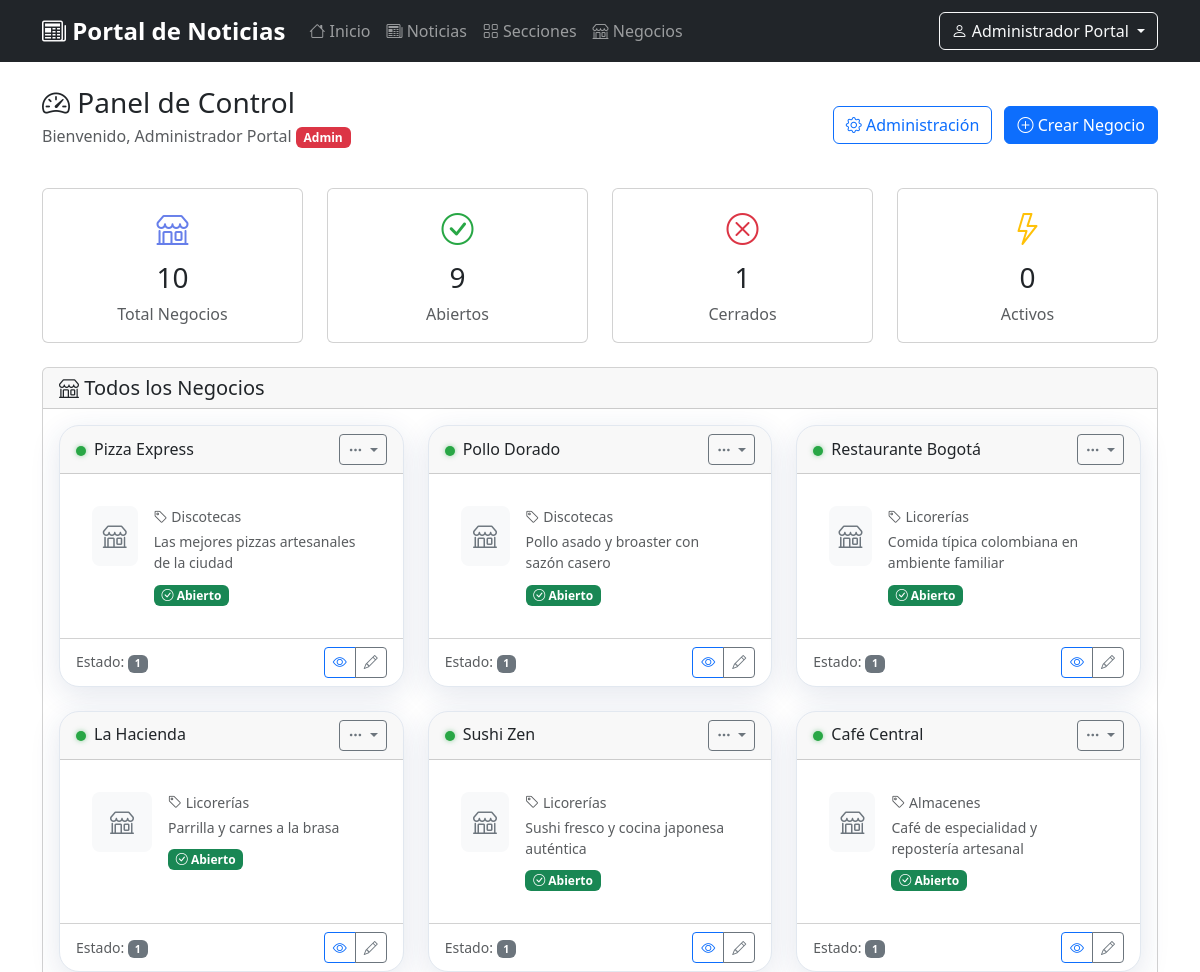
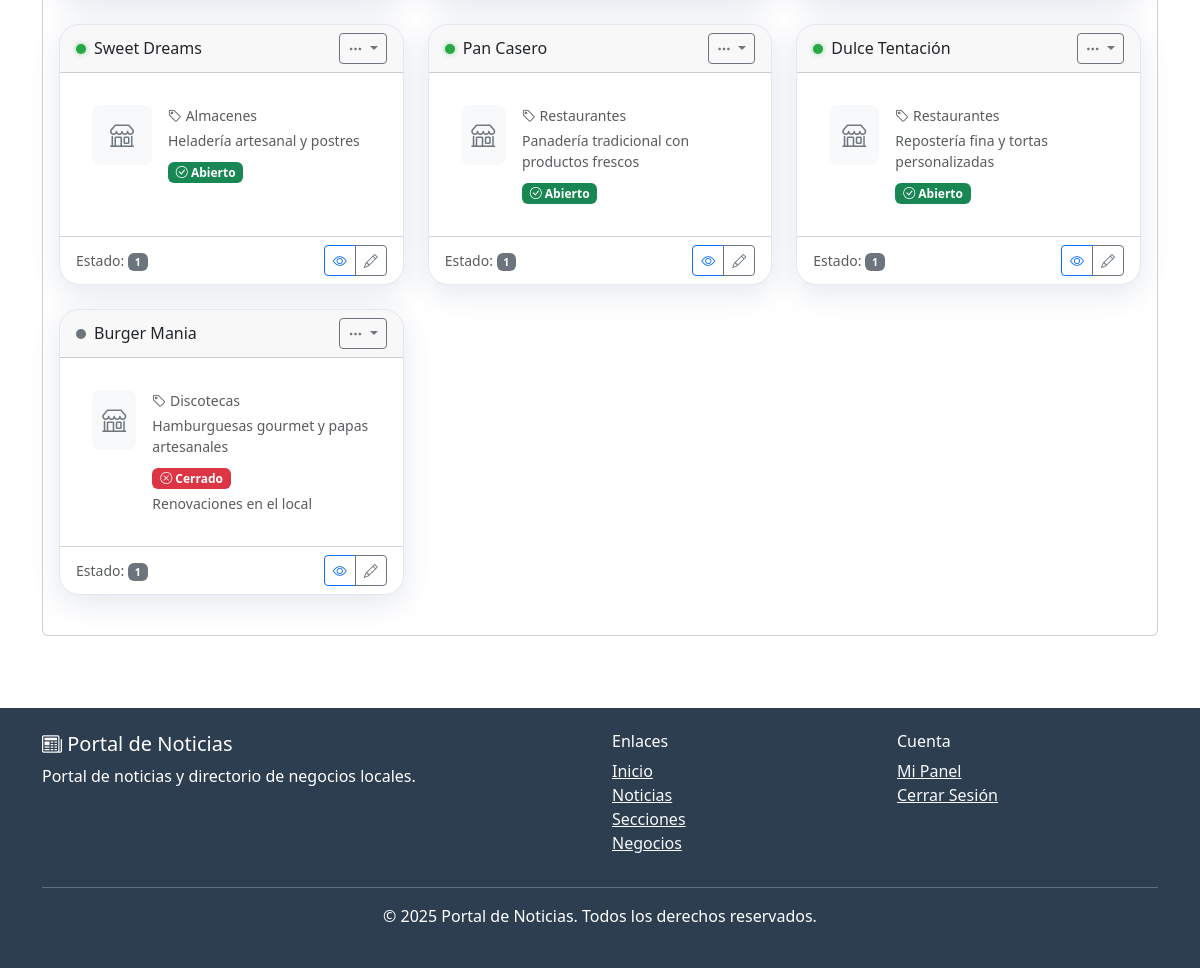
Page /clone/portal_noticias/dashboard (signed in) on the committed database (2 pictures, top to bottom).
### tables this page shows
CREATE TABLE `businesses` (
  `id` int(10) UNSIGNED NOT NULL,
  `section_id` int(10) UNSIGNED NOT NULL,
  `name` varchar(200) NOT NULL,
  `slug` varchar(230) NOT NULL,
  `short_description` varchar(255) DEFAULT NULL,
  `description` text DEFAULT NULL,
  `advertisement_text` text DEFAULT NULL,
  `mission` text DEFAULT NULL,
  `vision` text DEFAULT NULL,
  `logo_path` varchar(255) DEFAULT NULL,
  `website` varchar(255) DEFAULT NULL,
  `phone` varchar(60) DEFAULT NULL,
  `address` varchar(255) DEFAULT NULL,
  `is_published` tinyint(1) NOT NULL DEFAULT 1,
  `status` tinyint(1) NOT NULL DEFAULT 1 COMMENT '1=Activo, 2=Inactivo',
  `created_by` int(10) UNSIGNED DEFAULT NULL,
  `created_at` timestamp NOT NULL DEFAULT current_timestamp(),
  `updated_at` timestamp NULL DEFAULT NULL ON UPDATE current_timestamp(),
  `is_open` tinyint(1) NOT NULL DEFAULT 1 COMMENT 'Si el negocio está abierto (1) o cerrado (0)',
  `closed_reason` varchar(255) DEFAULT NULL COMMENT 'Razón por la cual está cerrado si is_open = 0',
  `business_hours` longtext DEFAULT NULL COMMENT 'Horarios de atención del negocio en formato JSON' CHECK (json_valid(`business_hours`))
);

CREATE TABLE `sections` (
  `id` int(10) UNSIGNED NOT NULL,
  `slug` varchar(120) NOT NULL,
  `title` varchar(150) NOT NULL,
  `description` text DEFAULT NULL,
  `sort_order` int(11) NOT NULL DEFAULT 0,
  `created_at` timestamp NOT NULL DEFAULT current_timestamp()
);

### config/config.php (called while the page is built, shortened)
<?php
function getCurrentUser() {
    return $_SESSION['user'] ?? null;
}
function isEditor() {
    $user = getCurrentUser();
    return $user && in_array($user['role'], ['admin', 'editor']);
}
?>

### config/MeekroDB.php (called while the page is built, shortened)
<?php
class MeekroDB {
    public static $host = 'localhost';
    public static $port = 3306;
    public static $dbName = '';
    public static $user = '';
    public static $password = '';
    public static $encoding = 'utf8mb4';
    protected static $instance;
    protected static $mysqliInstance;
    public static function get() {
        if (!self::$instance) {
            self::$instance = new self();
        }
        return self::$instance;
    }
    public function __construct() {
        if (!self::$mysqliInstance) {
            self::$mysqliInstance = new mysqli(
                self::$host,
                self::$user,
                self::$password,
                self::$dbName,
                self::$port
            );
            self::$mysqliInstance->set_charset(self::$encoding);
        }
    }
    public static function query($query, ...$params) {
        $stmt = self::$mysqliInstance->prepare($query);
        $stmt->execute();
        return $stmt;
    }
    public static function queryFirstRow($query, ...$params) {
        $stmt = self::query($query, ...$params);
        $result = $stmt->get_result();
        if ($result) {
            return $result->fetch_assoc();
        }
        return null;
    }
    public static function queryAllRows($query, ...$params) {
        $stmt = self::query($query, ...$params);
        $result = $stmt->get_result();
        if ($result) {
            return $result->fetch_all(MYSQLI_ASSOC);
        }
        return [];
    }
}
?>

### config/Database.php (called while the page is built, shortened)
<?php
require_once __DIR__ . '/MeekroDB.php';
class Database {
    public function fetch($sql, $params = []) {
        try {
            if (empty($params)) {
                return MeekroDB::queryFirstRow($sql);
            } else {
                return MeekroDB::queryFirstRow($sql, ...$params);
            }
        } catch (Exception $e) {
            throw new Exception('Error en consulta: ' . $e->getMessage());
        }
    }
    public function fetchAll($sql, $params = []) {
        try {
            if (empty($params)) {
                return MeekroDB::queryAllRows($sql);
            } else {
                return MeekroDB::queryAllRows($sql, ...$params);
            }
        } catch (Exception $e) {
            throw new Exception('Error en consulta: ' . $e->getMessage());
        }
    }
}
?>

### views/dashboard/index.php (the view, shortened to what this page needs)
<?php
require_once __DIR__ . '/../../seguridad.php';
?>
<div class="container py-4">
    <div class="row mb-4">
        <div class="col">
            <div class="d-flex justify-content-between align-items-center">
                <div>
                    <h1 class="h3 mb-1">
                        <i class="bi bi-speedometer2"></i> Panel de Control
                    </h1>
                    <p class="text-muted">Bienvenido, <?= htmlspecialchars($user['full_name']) ?>
                        <span class="badge bg-<?= getRoleBadgeColor($user['role']) ?>"><?= ucfirst($user['role']) ?></span>
                    </p>
                </div>
                <div>
                    <?php if ($user['role'] === 'admin'): ?>
                        <a href="<?= BASE_URL ?>admin" class="btn btn-outline-primary me-2">
                            <i class="bi bi-gear"></i> Administración
                        </a>
                        <a href="<?= BASE_URL ?>dashboard/business/create" class="btn btn-primary">
                            <i class="bi bi-plus-circle"></i> Crear Negocio
                        </a>
                    <?php endif; ?>
                </div>
            </div>
        </div>
    </div>
    <div class="row mb-4">
        <div class="col-md-3">
            <div class="card text-center">
                <div class="card-body">
                    <i class="bi bi-shop" style="font-size: 2rem; color: #667eea;"></i>
                    <h3 class="mt-2"><?= $stats['total_businesses'] ?? $stats['my_businesses'] ?></h3>
                    <p class="text-muted mb-0">
                        <?= $user['role'] === 'admin' ? 'Total Negocios' : 'Mis Negocios' ?>
                    </p>
                </div>
            </div>
        </div>
        <div class="col-md-3">
            <div class="card text-center">
                <div class="card-body">
                    <i class="bi bi-check-circle" style="font-size: 2rem; color: #28a745;"></i>
                    <h3 class="mt-2"><?= $stats['open_businesses'] ?></h3>
                    <p class="text-muted mb-0">Abiertos</p>
                </div>
            </div>
        </div>
        <div class="col-md-3">
            <div class="card text-center">
                <div class="card-body">
                    <i class="bi bi-x-circle" style="font-size: 2rem; color: #dc3545;"></i>
                    <h3 class="mt-2"><?= $stats['closed_businesses'] ?></h3>
                    <p class="text-muted mb-0">Cerrados</p>
                </div>
            </div>
        </div>
        <div class="col-md-3">
            <div class="card text-center">
                <div class="card-body">
                    <i class="bi bi-lightning" style="font-size: 2rem; color: #ffc107;"></i>
                    <h3 class="mt-2"><?= $stats['active_businesses'] ?></h3>
                    <p class="text-muted mb-0">Activos</p>
                </div>
            </div>
        </div>
    </div>
    <div class="card">
        <div class="card-header">
            <h5 class="mb-0">
                <i class="bi bi-shop"></i>
                <?= $user['role'] === 'admin' ? 'Todos los Negocios' : 'Mis Negocios' ?>
            </h5>
        </div>
        <div class="card-body">
            <?php if (empty($businesses)): ?>
                <div class="text-center py-4">
                    <i class="bi bi-shop" style="font-size: 3rem; color: #ccc;"></i>
                    <h4 class="mt-3 text-muted">No hay negocios</h4>
                    <p class="text-muted">
                        <?= $user['role'] === 'admin' ? 'No hay negocios registrados en el sistema.' : 'Aún no tienes negocios registrados.' ?>
                    </p>
                    <a href="<?= BASE_URL ?>dashboard/business/create" class="btn btn-primary">
                        <i class="bi bi-plus-circle"></i> Crear Primer Negocio
                    </a>
                </div>
            <?php else: ?>
                <div class="row">
                    <?php foreach ($businesses as $business): ?>
                    <div class="col-md-6 col-lg-4 mb-4">
                        <div class="card h-100 business-card" data-business-id="<?= $business['id'] ?>">
                            <div class="card-header d-flex justify-content-between align-items-center">
                                <div class="d-flex align-items-center">
                                    <div class="status-indicator me-2" title="<?= $business['is_open'] == 1 ? 'Abierto' : 'Cerrado' . ($business['closed_reason'] ? ': ' . $business['closed_reason'] : '') ?>">
                                        <span class="status-dot <?= $business['is_open'] == 1 ? 'status-open' : 'status-closed' ?>"></span>
                                    </div>
                                    <h6 class="mb-0"><?= htmlspecialchars($business['name']) ?></h6>
                                </div>
                                <div class="dropdown">
                                    <button class="btn btn-sm btn-outline-secondary dropdown-toggle" data-bs-toggle="dropdown">
                                        <i class="bi bi-three-dots"></i>
                                    </button>
                                </div>
                            </div>
                            <div class="card-body">
                                <div class="d-flex align-items-start">
                                    <?php if ($business['logo_path']): ?>
                                        <img src="<?= UPLOAD_URL . $business['logo_path'] ?>"
                                             class="business-logo me-3" alt="Logo">
                                    <?php else: ?>
                                        <div class="business-logo-placeholder me-3">
                                            <i class="bi bi-shop"></i>
                                        </div>
                                    <?php endif; ?>
                                    <div class="flex-grow-1">
                                        <p class="text-muted small mb-1">
                                            <i class="bi bi-tag"></i> <?= htmlspecialchars($business['section_title'] ?? 'Sin sección') ?>
                                        </p>
                                        <?php if ($business['short_description']): ?>
                                            <p class="small text-muted mb-2"><?= htmlspecialchars($business['short_description']) ?></p>
                                        <?php endif; ?>
                                        <div class="status-info">
                                            <?php if ($business['is_open'] == 1): ?>
                                                <span class="badge bg-success">
                                                    <i class="bi bi-check-circle"></i> Abierto
                                                </span>
                                            <?php else: ?>
                                                <span class="badge bg-danger">
                                                    <i class="bi bi-x-circle"></i> Cerrado
                                                </span>
                                                <?php if ($business['closed_reason']): ?>
                                                    <small class="text-muted d-block mt-1">
                                                        <?= htmlspecialchars($business['closed_reason']) ?>
                                                    </small>
                                                <?php endif; ?>
                                            <?php endif; ?>
                                        </div>
                                    </div>
                                </div>
                            </div>
                            <div class="card-footer bg-transparent">
                                <div class="d-flex justify-content-between align-items-center">
                                    <small class="text-muted">
                                        Estado: <span class="badge bg-<?= getStatusBadgeColor($business['status']) ?>">
                                            <?= ucfirst($business['status']) ?>
                                        </span>
                                    </small>
                                    <div class="btn-group btn-group-sm">
                                        <a href="<?= BASE_URL ?>business/<?= $business['slug'] ?>"
                                           class="btn btn-outline-primary" target="_blank" title="Ver público">
                                            <i class="bi bi-eye"></i>
                                        </a>
                                        <a href="<?= BASE_URL ?>dashboard/business/edit/<?= $business['id'] ?>"
                                           class="btn btn-outline-secondary" title="Editar">
                                            <i class="bi bi-pencil"></i>
                                        </a>
                                    </div>
                                </div>
                            </div>
                        </div>
                    </div>
                    <?php endforeach; ?>
                </div>
            <?php endif; ?>
        </div>
    </div>
</div>
<?php
include dirname(__DIR__) . '/layout/main.php';
function getRoleBadgeColor($role) {
    switch($role) {
        case 'admin': return 'danger';
    }
}
function getStatusBadgeColor($status) {
    switch($status) {
        default: return 'secondary';
    }
}
?>

### views/layout/main.php (style rules this page uses)
.business-card { transition: all 0.4s cubic-bezier(0.4, 0, 0.2, 1); border: none; border-radius: 20px; box-shadow: 0 8px 30px rgba(30, 60, 114, 0.12); background: white; border: 1px solid #e2e8f0; overflow: hidden; position: relative; }
.business-card::before { content: ''; position: absolute; top: 0; left: 0; width: 4px; height: 100%; background: linear-gradient(to bottom, #1e3c72, #2a5298); transform: scaleY(0); transition: transform 0.3s ease; }
.business-card .card-body { padding: 2rem; }

### views/dashboard/index.php (style rules this page uses)
.business-card { transition: transform 0.2s; }
.status-dot { width: 10px; height: 10px; border-radius: 50%; display: inline-block; }
.status-open { background-color: #28a745; box-shadow: 0 0 5px rgba(40, 167, 69, 0.5); }
.status-closed { background-color: #6c757d; }
.business-logo-placeholder { width: 60px; height: 60px; background: #f8f9fa; border-radius: 8px; display: flex; align-items: center; justify-content: center; font-size: 1.5rem; color: #6c757d; }
.status-indicator { position: relative; }

### rows in the picture
businesses: is_open 1 (drawn), name "Pizza Express", section.title "Discotecas", short_description "Las mejores pizzas artesanales de la ciudad", status "1"
businesses: is_open 1 (drawn), name "Pollo Dorado", section.title "Discotecas", short_description "Pollo asado y broaster con sazón casero", status "1"
businesses: is_open 1 (drawn), name "Restaurante Bogotá", section.title "Licorerías", short_description "Comida típica colombiana en ambiente familiar", status "1"
businesses: is_open 1 (drawn), name "La Hacienda", section.title "Licorerías", short_description "Parrilla y carnes a la brasa", status "1"
businesses: is_open 1 (drawn), name "Sushi Zen", section.title "Licorerías", short_description "Sushi fresco y cocina japonesa auténtica", status "1"
businesses: is_open 1 (drawn), name "Café Central", section.title "Almacenes", short_description "Café de especialidad y repostería artesanal", status "1"
businesses: is_open 1 (drawn), name "Sweet Dreams", section.title "Almacenes", short_description "Heladería artesanal y postres", status "1"
businesses: is_open 1 (drawn), name "Pan Casero", section.title "Restaurantes", short_description "Panadería tradicional con productos frescos", status "1"
businesses: is_open 1 (drawn), name "Dulce Tentación", section.title "Restaurantes", short_description "Repostería fina y tortas personalizadas", status "1"
businesses: is_open 0 (drawn), name "Burger Mania", section.title "Discotecas", short_description "Hamburguesas gourmet y papas artesanales", closed_reason "Renovaciones en el local", status "1"

### other values in the picture
SITE_NAME "Portal de Noticias"
getCurrentUser()['full_name'] "Administrador Portal"
$user['full_name'] "Administrador Portal"
$user['role'] "Admin"
$stats['total_businesses'] "10"
$stats['open_businesses'] "9"
$stats['closed_businesses'] "1"
$stats['active_businesses'] "0"
